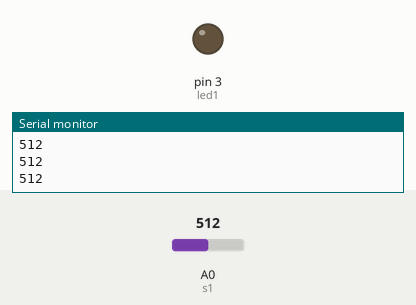
The sketch below on a simulated Arduino Uno, built with avr-gcc and run on an emulated ATmega328P. Parts: output pins drawn as LEDs (lit = HIGH), the last lines printed to the serial monitor. The test bench sets the inputs (shaded band); at power-on: A0 (s1) = 512.

Above: at 1.2 s.
1.3 s: A0 (s1) set to 1003
2.8 s: A0 (s1) set to 1015
At 4.0 s:
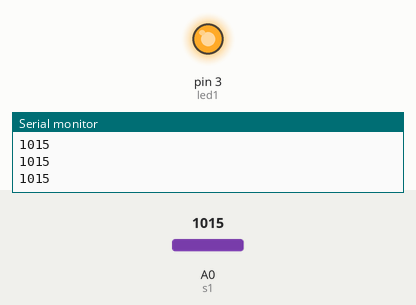
4.3 s: A0 (s1) set to 900
At 5.0 s:
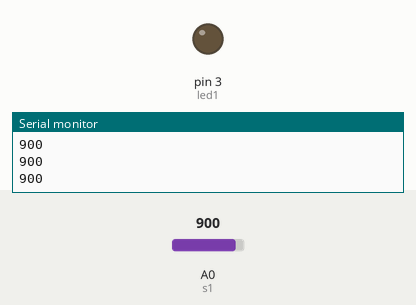
5.8 s: A0 (s1) set to 1023
At 6.3 s:
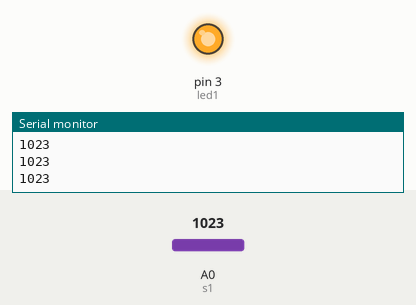
Timing chart, 0 to 8.3 s (numbered marks = the images above; inputs shaded):
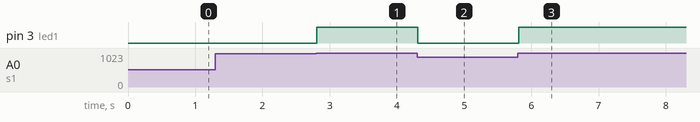

The sketch:

sketch_may27a.ino
```cpp
int s1 = A0;
int led1 = 3;
void setup() {
  // put your setup code here, to run once:
pinMode(s1,INPUT);
pinMode(led1,OUTPUT);
Serial.begin(9600);
}

void loop() {
  // put your main code here, to run repeatedly:
  int sensor = analogRead(s1);
  Serial.println(sensor);
  if(sensor>1014){
    digitalWrite(led1,HIGH);
  }else{
    digitalWrite(led1,LOW);
  }

}
```

Measured:
- the behaviour switches between 1014 and 1015 on A0 (s1) (found by bisection; images 0 and 1)
- after the input at 2.8 s, pin 3 (led1): LOW → HIGH at once
- after the input at 4.3 s, pin 3 (led1): HIGH → LOW at once
- after the input at 5.8 s, pin 3 (led1): LOW → HIGH at once
